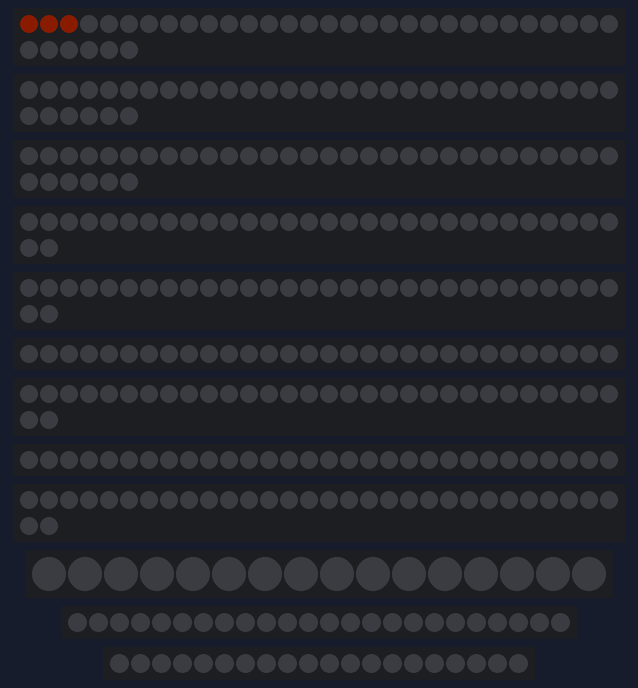
Simulated run of this sketch. Board: Arduino Mega 2560, built with avr-gcc and run on an emulated ATmega2560. Parts: 3 × 36 RGB LEDs in strip order, left to right, continuing on the next row, 4 × 32 RGB LEDs in strip order, left to right, continuing on the next row, 2 × 30 RGB LEDs in strip order, left to right, 16 RGB LEDs in strip order, left to right, 24 RGB LEDs in strip order, left to right, 20 RGB LEDs in strip order, left to right. Dim RGB values are drawn brighter than linear; random numbers use the default seed unless the sketch sets one.

Above: at 0.63 s.
At 1.13 s:
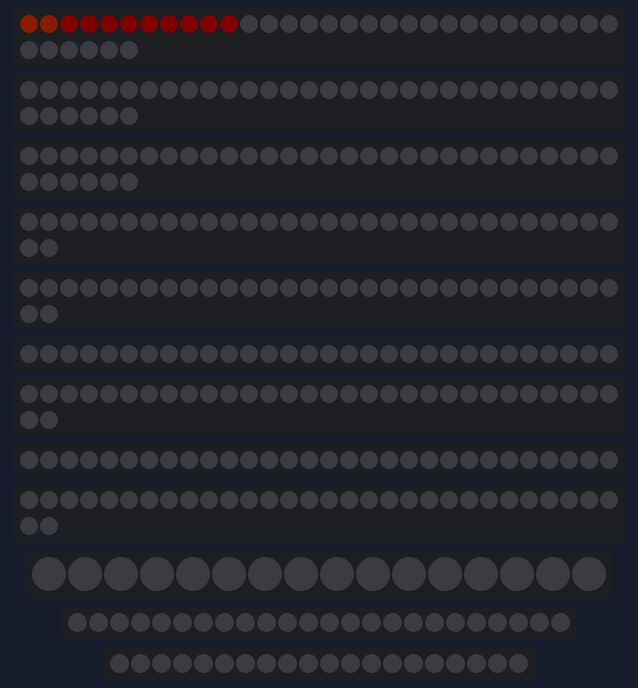
At 20.46 s:
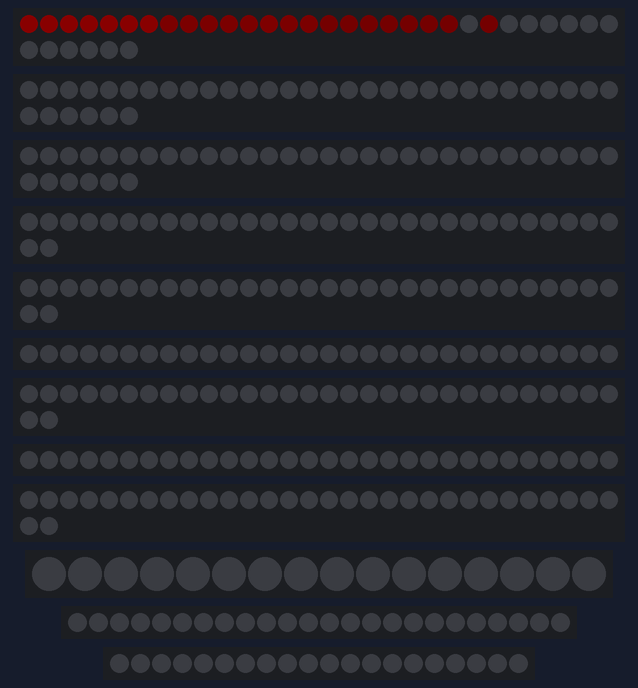
At 39.95 s:
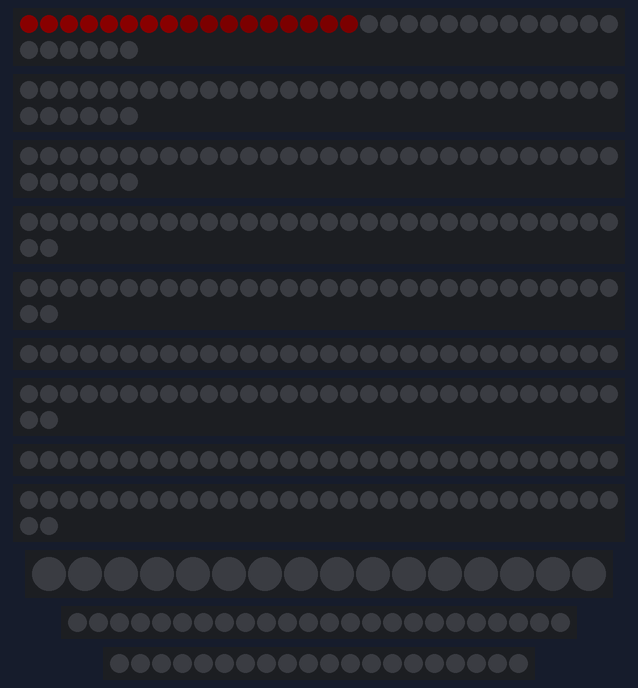

The sketch:

SingleTest.ino
```cpp
#include <FastLED.h>

#define BRIGHTNESS 10   // Set brightness (0-255)
#define LED_TYPE WS2811 // Specify the LED type
#define COLOR_ORDER BRG // Set the color order (BRG is typical for WS2811)

// Configuration for strips
#define NUM_STRIPS 23

// Define the number of LEDs for each strip, their radii, and their data pins
int numLedsPerStrip[NUM_STRIPS] = {36, 36, 36, 32, 32, 30, 32, 30, 32, 16, 24, 20, 28, 20, 20, 24, 20, 28, 16, 24, 20, 28, 16}; // Adjust for your setup

float stripRadii[NUM_STRIPS] = {9, 10, 10, 20, 21, 25, 21, 28, 21, 41, 35, 40, 31, 38, 35, 38, 39, 33, 45, 29, 42, 29, 35}; // Radii for each strip (in cm)
int dataPins[NUM_STRIPS] = {22, 23, 24, 25, 26, 27, 28, 29, 30, 31, 32, 33, 34, 35, 36, 37, 38, 39, 40, 41, 42, 43, 44};    // Data pins for each strip

// Define LED arrays for each strip
CRGB *leds[NUM_STRIPS];

// Fire simulation parameters
#define FireAnimationSpeed 30

// Cooldown
#define FireCooldownBandTopMin 15
#define FireCooldownBandTopMax 20

#define FireCooldownBandPercentage 0.9 // 0 - 1
#define FireCooldownBandPercentage 0.9 // 0 - 1

#define FireCooldownMin 5
#define FireCooldownMax 10

#define FireCooldownRadiusMin 14
#define FireCooldownRadiusMax 18

// Sparks
#define SparkStartingHeatMin 190
#define SparkStartingHeatMax 200

#define Band1SparkRate 5      // lower value is less chance 0 - 255
#define Band2SparkRate 120      // lower value is less chance 0 - 255
#define Band3SparkRate 60       // lower value is less chance 0 - 255
#define RandomOtherSparkRate 60 // lower value is less chance 0 - 255

#define TIMER_INTERVAL 500

float maxRadius;
unsigned long previousMillis = 0;

void setup()
{
    // Allocate LED arrays dynamically and initialize strips
    for (int strip = 0; strip < NUM_STRIPS; strip++)
    {
        leds[strip] = new CRGB[numLedsPerStrip[strip]];
        // Initialize each strip with its corresponding data pin and LED count
        switch (dataPins[strip])
        {
        case 22:
            FastLED.addLeds<LED_TYPE, 22, COLOR_ORDER>(leds[strip], numLedsPerStrip[strip]).setCorrection(TypicalLEDStrip);
            break;
        case 23:
            FastLED.addLeds<LED_TYPE, 23, COLOR_ORDER>(leds[strip], numLedsPerStrip[strip]).setCorrection(TypicalLEDStrip);
            break;
        case 24:
            FastLED.addLeds<LED_TYPE, 24, COLOR_ORDER>(leds[strip], numLedsPerStrip[strip]).setCorrection(TypicalLEDStrip);
            break;
        case 25:
            FastLED.addLeds<LED_TYPE, 25, COLOR_ORDER>(leds[strip], numLedsPerStrip[strip]).setCorrection(TypicalLEDStrip);
            break;
        case 26:
            FastLED.addLeds<LED_TYPE, 26, COLOR_ORDER>(leds[strip], numLedsPerStrip[strip]).setCorrection(TypicalLEDStrip);
            break;
        case 27:
            FastLED.addLeds<LED_TYPE, 27, COLOR_ORDER>(leds[strip], numLedsPerStrip[strip]).setCorrection(TypicalLEDStrip);
            break;
        case 28:
            FastLED.addLeds<LED_TYPE, 28, COLOR_ORDER>(leds[strip], numLedsPerStrip[strip]).setCorrection(TypicalLEDStrip);
            break;
        case 29:
            FastLED.addLeds<LED_TYPE, 29, COLOR_ORDER>(leds[strip], numLedsPerStrip[strip]).setCorrection(TypicalLEDStrip);
            break;
        case 30:
            FastLED.addLeds<LED_TYPE, 30, COLOR_ORDER>(leds[strip], numLedsPerStrip[strip]).setCorrection(TypicalLEDStrip);
            break;
        case 31:
            FastLED.addLeds<LED_TYPE, 31, COLOR_ORDER>(leds[strip], numLedsPerStrip[strip]).setCorrection(TypicalLEDStrip);
            break;
        case 32:
            FastLED.addLeds<LED_TYPE, 32, COLOR_ORDER>(leds[strip], numLedsPerStrip[strip]).setCorrection(TypicalLEDStrip);
            break;
        case 33:
            FastLED.addLeds<LED_TYPE, 33, COLOR_ORDER>(leds[strip], numLedsPerStrip[strip]).setCorrection(TypicalLEDStrip);
            break;
        case 34:
            FastLED.addLeds<LED_TYPE, 34, COLOR_ORDER>(leds[strip], numLedsPerStrip[strip]).setCorrection(TypicalLEDStrip);
            break;
        case 35:
            FastLED.addLeds<LED_TYPE, 35, COLOR_ORDER>(leds[strip], numLedsPerStrip[strip]).setCorrection(TypicalLEDStrip);
            break;
        case 36:
            FastLED.addLeds<LED_TYPE, 36, COLOR_ORDER>(leds[strip], numLedsPerStrip[strip]).setCorrection(TypicalLEDStrip);
            break;
        case 37:
            FastLED.addLeds<LED_TYPE, 37, COLOR_ORDER>(leds[strip], numLedsPerStrip[strip]).setCorrection(TypicalLEDStrip);
            break;
        case 38:
            FastLED.addLeds<LED_TYPE, 38, COLOR_ORDER>(leds[strip], numLedsPerStrip[strip]).setCorrection(TypicalLEDStrip);
            break;
        case 39:
            FastLED.addLeds<LED_TYPE, 39, COLOR_ORDER>(leds[strip], numLedsPerStrip[strip]).setCorrection(TypicalLEDStrip);
            break;
        case 40:
            FastLED.addLeds<LED_TYPE, 40, COLOR_ORDER>(leds[strip], numLedsPerStrip[strip]).setCorrection(TypicalLEDStrip);
            break;
        case 41:
            FastLED.addLeds<LED_TYPE, 41, COLOR_ORDER>(leds[strip], numLedsPerStrip[strip]).setCorrection(TypicalLEDStrip);
            break;
        case 42:
            FastLED.addLeds<LED_TYPE, 42, COLOR_ORDER>(leds[strip], numLedsPerStrip[strip]).setCorrection(TypicalLEDStrip);
            break;
        case 43:
            FastLED.addLeds<LED_TYPE, 43, COLOR_ORDER>(leds[strip], numLedsPerStrip[strip]).setCorrection(TypicalLEDStrip);
            break;
        case 44:
            FastLED.addLeds<LED_TYPE, 44, COLOR_ORDER>(leds[strip], numLedsPerStrip[strip]).setCorrection(TypicalLEDStrip);
            break;
        }
    }

    findMaxRadius();

    FastLED.clear();
    FastLED.setBrightness(BRIGHTNESS);
}

void loop()
{
    unsigned long currentMillis = millis();
    static byte **heat = allocateHeatArray();

//    // Random spark somewhere else
//    if (random8() < RandomOtherSparkRate)
//    {
//        int randomStrip = random(0, NUM_STRIPS);
//        int ledSpark = random(0, 5);
//        heat[randomStrip][ledSpark] = qadd8(heat[randomStrip][ledSpark], random8(SparkStartingHeatMin, SparkStartingHeatMax));
//    }

//    // Update fire simulation with heat transfer
//    for (int strip = 0; strip < NUM_STRIPS; strip++)
//    {
//        if (random8() < Band1SparkRate)
//        {
//            BandSparks(heat, strip, 0, 11);
//        }
//
//        if (random8() < Band2SparkRate)
//        {
//            BandSparks(heat, strip, 12, 32);
//        }
//
//        if (random8() < Band3SparkRate)
//        {
//            BandSparks(heat, strip, 32, 46);
//        }
//
//        //fireEffect(strip, heat);
//    }

    if (currentMillis - previousMillis >= TIMER_INTERVAL) {
        previousMillis = currentMillis; // Update the last timer event time

        // Perform the timed operation
        BandSparks(heat, 0, 0, 11);
    }
    fireEffect(0, heat);

    // Display LEDs
    FastLED.show();
    delay(FireAnimationSpeed);
}

void fireEffect(int stripIndex, byte **heat)
{
    int numLeds = numLedsPerStrip[stripIndex];

    int coolDownTopBand = numLeds * FireCooldownBandPercentage;

    // Cool down each LED
    for (int i = numLeds - 1; i >= 0; i--)
    {
        if (i >= coolDownTopBand)
        {
            heat[stripIndex][i] = qsub8(heat[stripIndex][i], random(FireCooldownBandTopMin,FireCooldownBandTopMax) * (1-i/numLeds));
        }
        else
        {
            heat[stripIndex][i] = qsub8(heat[stripIndex][i], random(FireCooldownMin,FireCooldownMax) * (1-i/numLeds));
        }
    }

    // Heat drifts upward and diffuses within the strip
    for (int i = numLeds - 1; i >= 1; i--)
    {
        heat[stripIndex][i] = (heat[stripIndex][i - 1] + heat[stripIndex][i - 1]) / 2;
    }

    // Map heat to colors
    for (int i = 0; i < numLeds; i++)
    {
        leds[stripIndex][i] = MyHeatColor(heat[stripIndex][i]);
    }
}

void BandSparks(byte **heat, int stripIndex, float bandRaduisMin, float bandRaduisMax)
{
    if (stripRadii[stripIndex] < bandRaduisMax && stripRadii[stripIndex] > bandRaduisMin)
    {
        int randomLEDIndex = random(0, 0);
        heat[stripIndex][randomLEDIndex] = SparkStartingHeatMin;
    }
}

byte **allocateHeatArray()
{
    byte **heat = new byte *[NUM_STRIPS];
    for (int i = 0; i < NUM_STRIPS; i++)
    {
        heat[i] = new byte[numLedsPerStrip[i]];
        memset(heat[i], 0, numLedsPerStrip[i]); // Initialize to zero
    }
    return heat;
}

void findMaxRadius()
{
    maxRadius = stripRadii[0]; // Initialize to the first element of the array

    for (int i = 1; i < NUM_STRIPS; i++)
    {
        if (stripRadii[i] > maxRadius)
        {
            maxRadius = stripRadii[i];
        }
    }
}

CRGB MyHeatColor(byte temperature)
{
    // Map heat values to RGB colors
    CRGB color = CRGB::Black;

    if (temperature > 200)
    {
        color.r = 255;
        color.g = 255;
        color.b = temperature - 128;
    }
    else if (temperature > 128)
    {
        color.r = 255;
        color.g = temperature - 128;
    }
    else
    {
        color.r = temperature;
    }

    return color;
}
```
